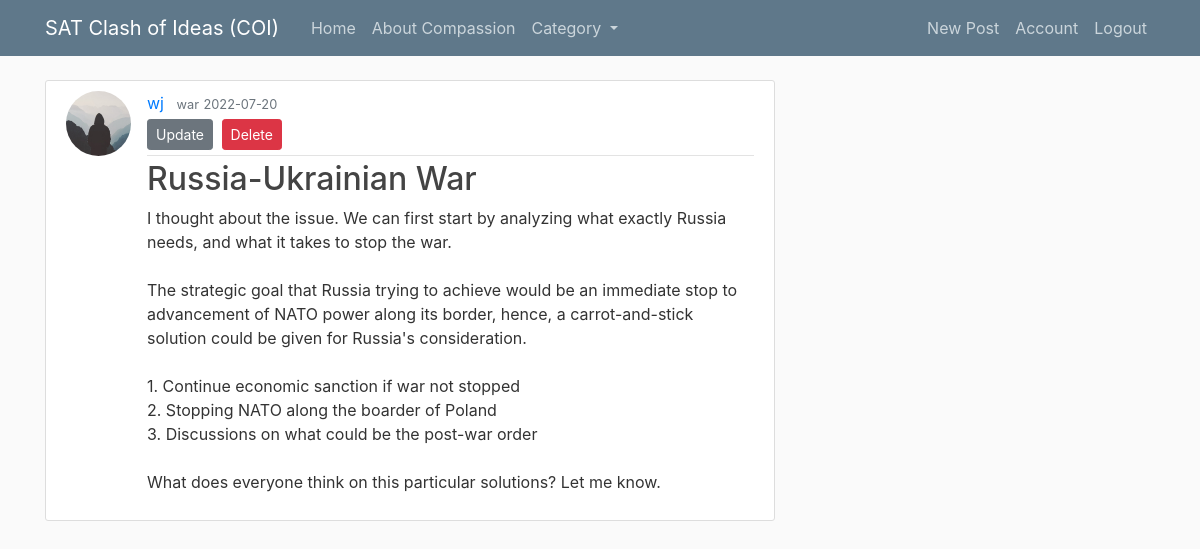
The app's page /post/4 (signed in) with its own data.
### flaskblog/models.py (models this page shows, shortened)
class User(db.Model, UserMixin):
    id = db.Column(db.Integer, primary_key=True)
    username = db.Column(db.String(20), unique=True, nullable=False)
    email = db.Column(db.String(120), unique=True, nullable=False)
    image_file = db.Column(db.String(20), nullable=False, default='default.jpg')
    password = db.Column(db.String(60), nullable=False)
    posts = db.relationship('Post', backref='author', lazy=True)

class Post(db.Model):
    id = db.Column(db.Integer, primary_key=True)
    title = db.Column(db.String(100), nullable=False)
    date_posted = db.Column(db.DateTime, nullable=False, default=datetime.utcnow)
    category = db.Column(db.String(20), nullable=False)
    content = db.Column(db.Text, nullable=False)
    user_id = db.Column(db.Integer, db.ForeignKey('user.id'), nullable=False)

### flaskblog/routes.py (the view)
@app.route("/post/<int:post_id>")
def post(post_id):
    post = Post.query.get_or_404(post_id)
    return render_template('post.html', title=post.title, post=post)

### flaskblog/models.py (called while the page is built)
@login_manager.user_loader
def load_user(user_id):
    return User.query.get(int(user_id))

### flaskblog/templates/post.html (shortened to what this page needs)
{% extends "layout.html" %}
{% block content %}
<article class="media content-section">
  <img class="rounded-circle article-img"
    src="{{ url_for('static', filename='profile_pics/' + post.author.image_file) }}">
  <div class="media-body">
    <div class="article-metadata">
      <a class="mr-2" href="#">{{ post.author.username }}</a>
      <small class="text-muted" href="#">{{ post.category }}</small>
      <small class="text-muted">{{ post.date_posted.strftime('%Y-%m-%d') }}</small>
      {% if post.author == current_user %}
      <div>
        <a class="btn btn-secondary btn-sm mt-1 mb-1" href="{{ url_for('update_post', post_id=post.id) }}">Update</a>
        <button type="button" class="btn btn-danger btn-sm m-1" data-toggle="modal"
          data-target="#deleteModal">Delete</button>
      </div>
      {% endif %}
    </div>
    <h2 class="article-title">{{ post.title }}</h2>
    <p class="article-content">{{ post.content }}</p>
  </div>
</article>
{% endblock content %}

### flaskblog/static/main.css (style rules this page uses)
body { background: #fafafa; color: #333333; margin-top: 5rem; }
h1, h2, h3, h4, h5, h6 { color: #444444; }
.content-section { background: #ffffff; padding: 10px 20px; border: 1px solid #dddddd; border-radius: 3px; margin-bottom: 20px; }
.article-title { color: #444444; }
.article-content { white-space: pre-line; }
.article-img { height: 65px; width: 65px; margin-right: 16px; }
.article-metadata { padding-bottom: 1px; margin-bottom: 4px; border-bottom: 1px solid #e3e3e3 }

### records on screen
User: image_file (placeholder picture), author.username "wj"
Post: category "war", date_posted "2022-07-20", title "Russia-Ukrainian War", content "I thought about the issue. We can first start by analyzing what exactly Russia needs, and what it takes to stop the war. The strategic goal that Russia trying to achieve would be an immediate stop to advancement of NATO power along its border, hence, a carrot-and-stick solution could be given for Russia's consideration. 1. Continue economic sanction if war not stopped 2. Stopping NATO along the boarder of Poland 3. Discussions on what could be the post-war order What does everyone think on this particular solutions? Let me know."
